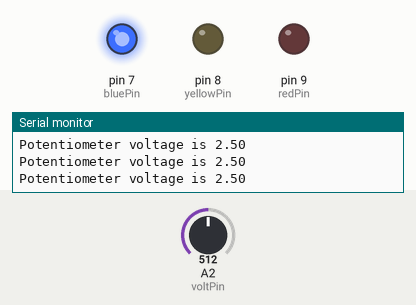
A sketch run on a simulated Arduino Uno, built with avr-gcc and run on an emulated ATmega328P. On the bench: output pins drawn as LEDs (lit = HIGH), the last lines printed to the serial monitor. The test bench sets the inputs (shaded band); at power-on: A2 (voltPin) = 512.

Above: at 1.2 s.
1.3 s: A2 (voltPin) set to 606
2.8 s: A2 (voltPin) set to 628
At 3.9 s:
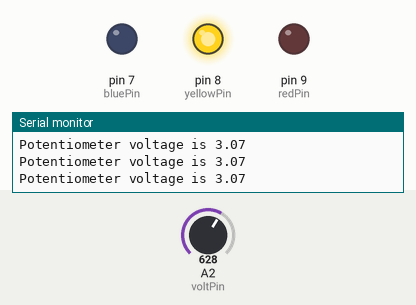
4.5 s: A2 (voltPin) set to 805
6.0 s: A2 (voltPin) set to 834
At 6.4 s:
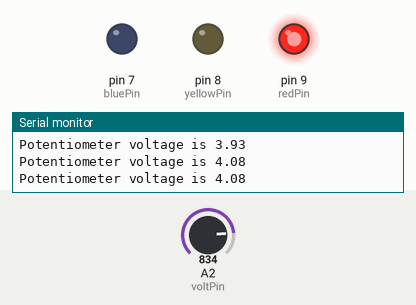
7.5 s: A2 (voltPin) set to 716
At 7.8 s:
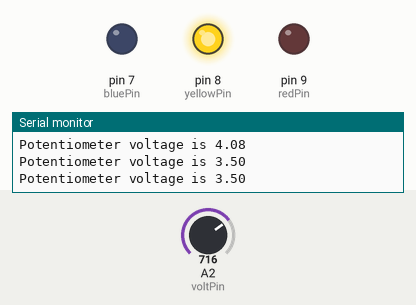
9.0 s: A2 (voltPin) set to 900
At 10.3 s:
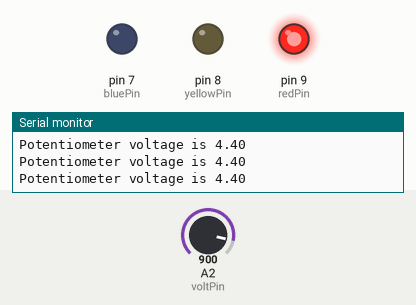
Timing chart, 0 to 11.5 s (numbered marks = the images above; inputs shaded):
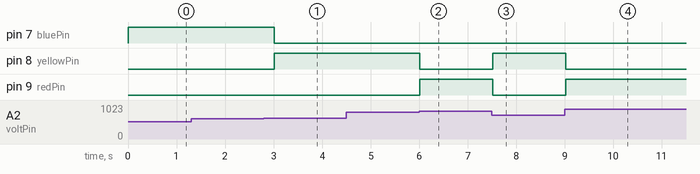

Measured:
- the behaviour switches between 613 and 614 on A2 (voltPin) (found by bisection; images 0 and 1)
- the behaviour switches between 818 and 819 on A2 (voltPin) (found by bisection; images 1 and 2)
- after the input at 2.8 s, pin 7 (bluePin): HIGH → LOW after 0.21 s; pin 8 (yellowPin): LOW → HIGH after 0.21 s
- after the input at 6.0 s, pin 8 (yellowPin): HIGH → LOW at once; pin 9 (redPin): LOW → HIGH at once
- after the input at 7.5 s, pin 8 (yellowPin): LOW → HIGH at once; pin 9 (redPin): HIGH → LOW at once
- after the input at 9.0 s, pin 8 (yellowPin): HIGH → LOW at once; pin 9 (redPin): LOW → HIGH at once

The sketch:

potentiometer_Reading_LED.ino
```cpp
int voltPin = A2;
int bluePin = 7;
int yellowPin = 8;
int redPin = 9;
int readVal;
float V2;
int delayTime = 250;


void setup() {
  // put your setup code here, to run once:
  Serial.begin(9600);
  pinMode(voltPin, INPUT);
  pinMode(bluePin, OUTPUT);
  pinMode(yellowPin, OUTPUT);
  pinMode(redPin, OUTPUT);


}

void loop() {
  // put your main code here, to run repeatedly:

  readVal =analogRead(voltPin);
  V2 = (5./1023.) * readVal;
  Serial.print("Potentiometer voltage is ");
  Serial.println(V2);
  if(V2 < 3.0){
    digitalWrite(bluePin,HIGH);
    digitalWrite(yellowPin,LOW);
    digitalWrite(redPin,LOW);
  }
  if(V2 >= 3.0 && V2 <= 4.0){
      digitalWrite(bluePin,LOW);
     digitalWrite(yellowPin,HIGH);
     digitalWrite(redPin,LOW);
  }
  if(V2 > 4.0 ){
    digitalWrite(bluePin,LOW);
    digitalWrite(yellowPin,LOW);
    digitalWrite(redPin,HIGH);
  }

  delay(delayTime);

}
```
